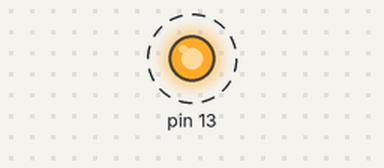
This sketch was run on a simulated Arduino Uno, built with avr-gcc and run on an emulated ATmega328P. On the bench: output pins drawn as LEDs (lit = HIGH). Dashed ring = blinking. What the sketch prints to the serial monitor is not drawn.

Above: at 0.5 s.
Timing chart, 0 to 4.6 s (numbered marks = the images above):
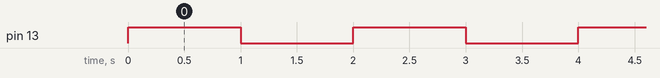

Measured:
- by itself, pin 13: alternates HIGH for 1.0 s and LOW for 1.0 s

The sketch:

ESP_Blinky_HelloWorld.ino
```cpp
// PIR motion sensor pin
const int pirPin = 4; // Connect the PIR sensor to digital pin 4

// Variable to store motion state
int motionState = LOW;

// the setup function runs once when you press reset or power the board
void setup() {
  pinMode(LED_BUILTIN, OUTPUT);     // Initialize the LED_BUILTIN pin as an output
  Serial.begin(9600);

}

void loop() {
  digitalWrite(LED_BUILTIN, HIGH);   // turn the LED on (HIGH is the voltage level)
  delay(1000);                       // wait for a second
  digitalWrite(LED_BUILTIN, LOW);    // turn the LED off by making the voltage LOW
  delay(1000);                       // wait for a second
  Serial.println("Hello World!");
}
```
